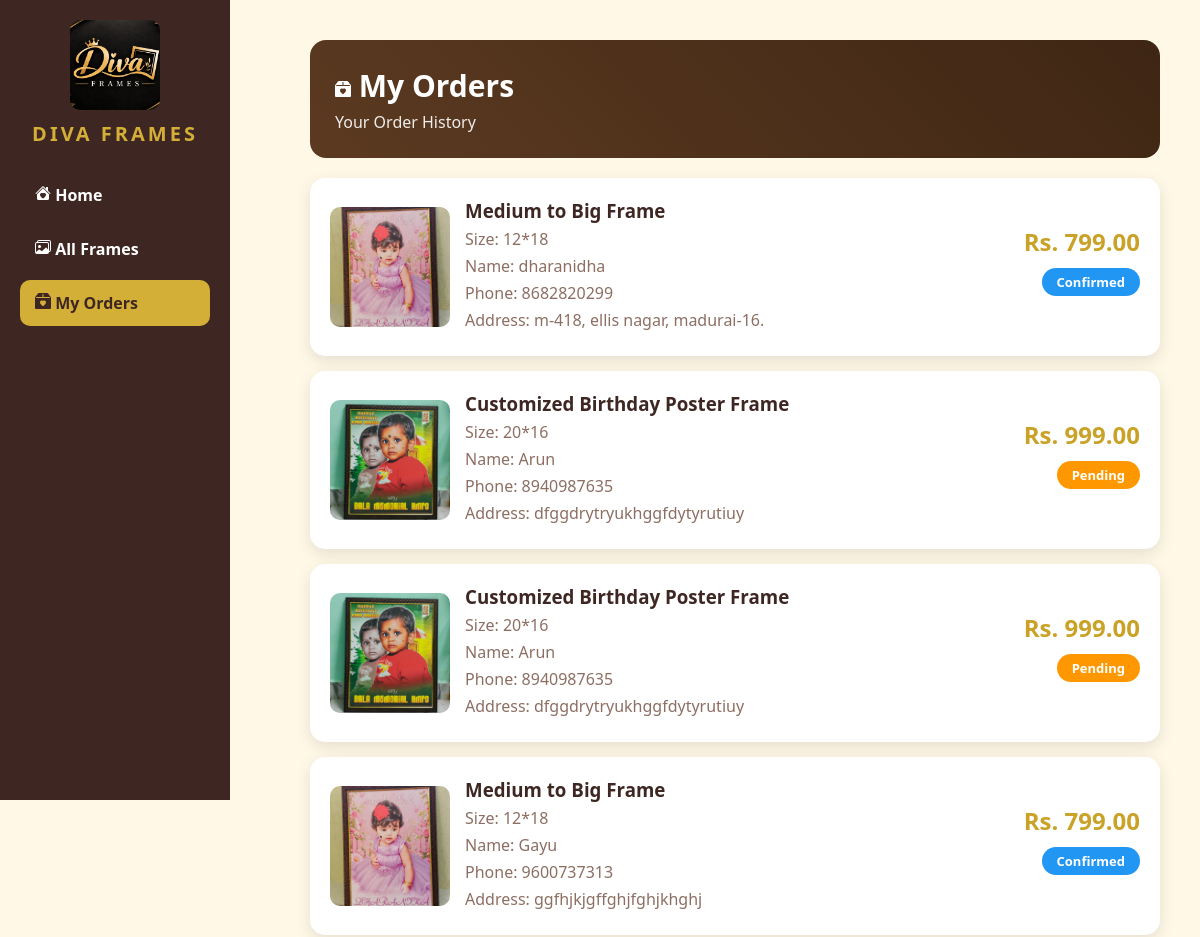
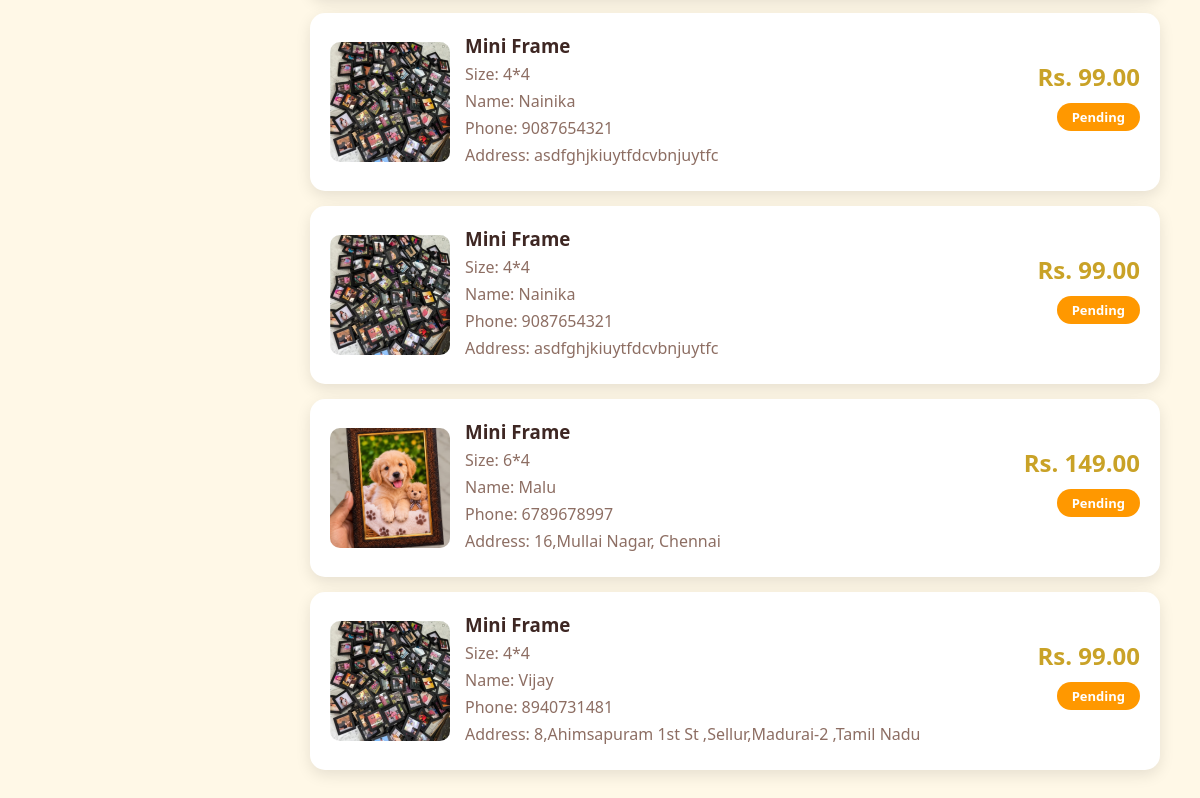
/orders/, run on an earlier commit of the app's database (2 pictures, top to bottom).
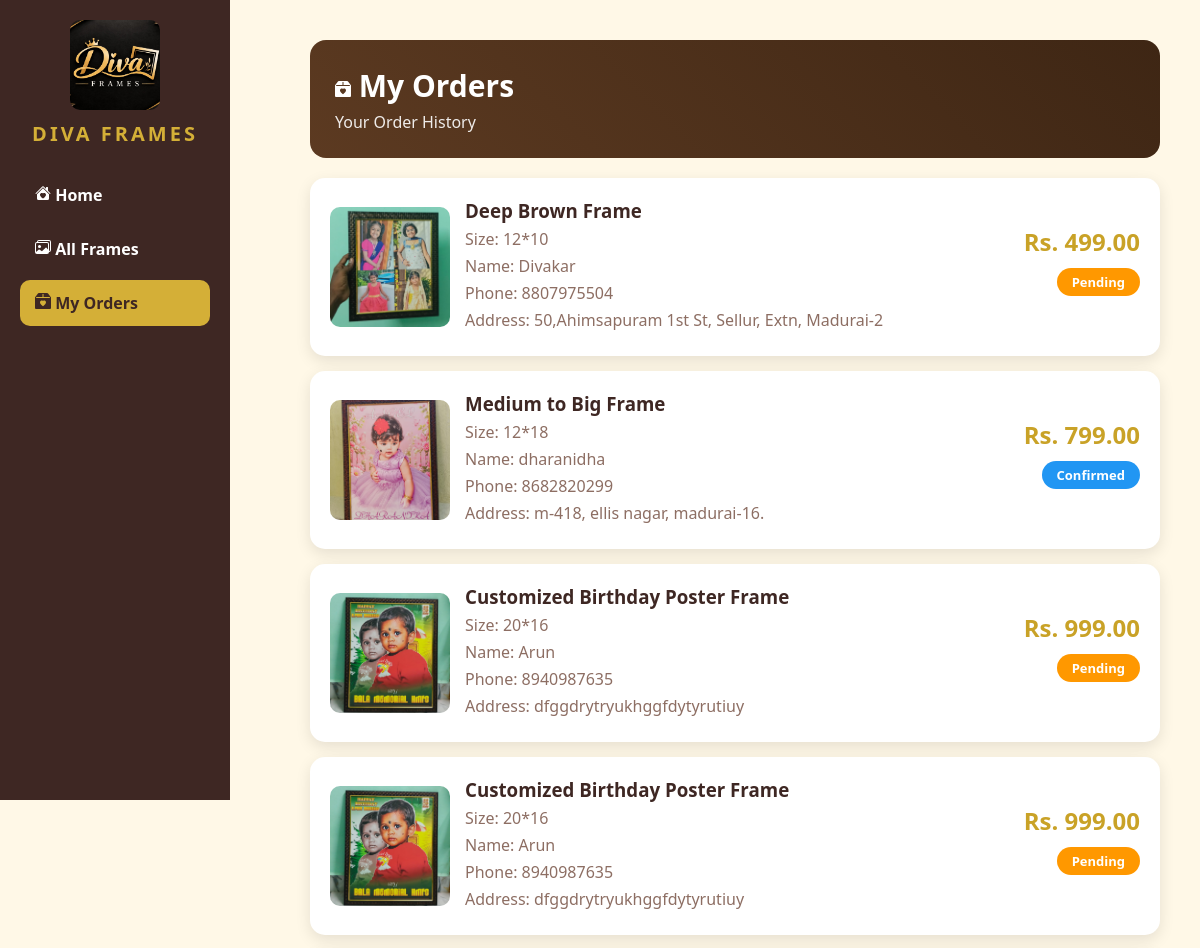
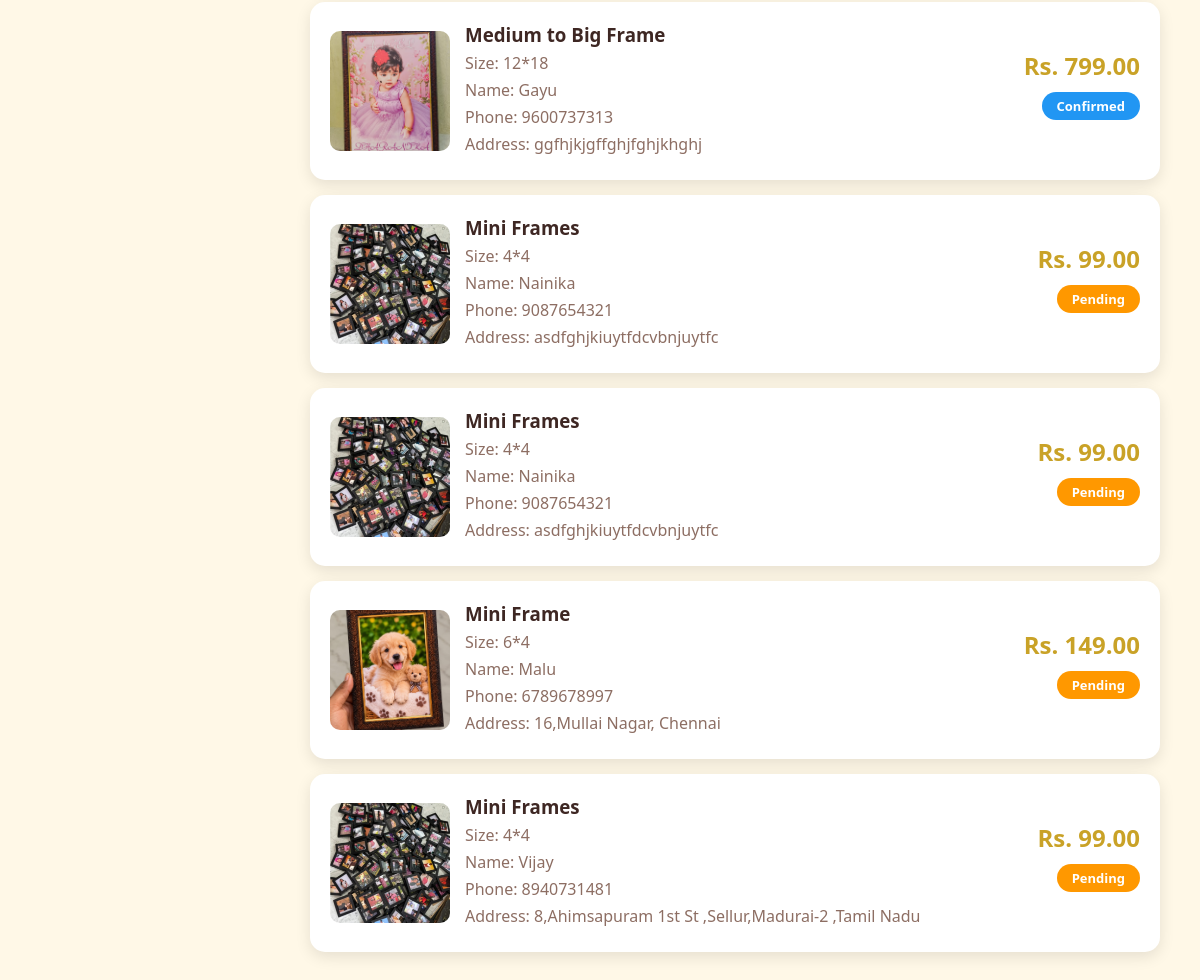
And on a later commit of the database (2 pictures, top to bottom).
### divapictures/models.py (models this page shows, shortened)
class Order(models.Model):
    STATUS_CHOICES = [
        ('Pending', 'Pending'),
        ('Confirmed', 'Confirmed'),
        ('Shipped', 'Shipped'),
        ('Delivered', 'Delivered'),
        ('Cancelled', 'Cancelled'),
    ]
    frame = models.ForeignKey(PhotoFrame, on_delete=models.CASCADE)
    customer_name = models.CharField(max_length=100)
    phone = models.CharField(max_length=15)
    address = models.TextField()
    photo = models.ImageField(upload_to='orders/', blank=True, null=True)
    quantity = models.IntegerField(default=1)
    status = models.CharField(max_length=20, choices=STATUS_CHOICES, default='Pending')
    ordered_at = models.DateTimeField(auto_now_add=True)

class PhotoFrame(models.Model):
    name = models.CharField(max_length=100)
    size = models.CharField(max_length=50)
    price = models.DecimalField(max_digits=10, decimal_places=2)
    stock = models.IntegerField(default=10)
    image = models.ImageField(upload_to='frames/')
    payment_link = models.URLField(blank=True, null=True, help_text="GPay / PhonePe Payment Link inga paste pannunga")

### divapictures/views.py (the view)
# urls.py: path('orders/', my_orders, name='my_orders'),
def my_orders(request):
    orders = Order.objects.all().order_by('-id')
    return render(request, 'orders.html', {'orders': orders})

### divapictures/templates/Orders.html (shortened to what this page needs)
{% load static %}
<!DOCTYPE html>
<html>
<head>
<link rel="stylesheet" href="{% static 'css/style.css' %}">
</head>
<body style="display:flex;">
<div class="sidebar">
  <img src="{% static 'images/logo.png' %}">
  <h2>DIVA FRAMES</h2>
  <a href="/"> Home</a>
  <a href="/"> All Frames</a>
  <a href="/orders/" style="background:#D4AF37; color:#3E2723;"> My Orders</a>
</div>
<div class="main">
  <div class="welcome">
    <h1> My Orders</h1>
    <p>Your Order History</p>
  </div>
  {% if orders %}
    {% for order in orders %}
      <div class="frame-card" style="width:100%; text-align:left; padding:20px; margin-bottom:15px;">
        <div style="display:flex; gap:15px; align-items:center;">
          <img src="{{ order.frame.image.url }}" style="width:120px; height:120px; object-fit:cover; border-radius:10px;">
          <div style="flex:1;">
            <h3 style="margin:0; color:#3E2723;">{{ order.frame.name }}</h3>
            <p style="margin:5px 0; color:#8D6E63;">Size: {{ order.frame.size }}</p>
            <p style="margin:5px 0; color:#8D6E63;">Name: {{ order.customer_name }}</p>
            <p style="margin:5px 0; color:#8D6E63;">Phone: {{ order.phone }}</p>
            <p style="margin:5px 0; color:#8D6E63;">Address: {{ order.address }}</p>
          </div>
          <div style="text-align:right;">
            <h2 style="color:#C9A227; margin:0;">Rs. {{ order.frame.price }}</h2>
            <p class="status-{{ order.status }}" style="color:white; padding:5px 15px; border-radius:20px; display:inline-block; margin-top:10px; font-weight:700;">
              {{ order.status }}
            </p>
          </div>
        </div>
      </div>
    {% endfor %}
  {% else %}
    <div style="text-align:center; padding:50px;">
      <h3 style="color:#8D6E63;">
      </h3>
      <a href="/"><button class="order-btn">Shop Now</button></a>
    </div>
  {% endif %}
</div>
</body>
</html>

### divapictures/static/css/style.css (style rules this page uses)
* { box-sizing: border-box; font-family: 'Segoe UI', sans-serif; }
body { background: #FFF8E7; margin: 0; padding: 20px; }
.frame-card { transition: transform 0.3s ease, box-shadow 0.3s ease; cursor: pointer; background: white; border-radius: 15px; overflow: hidden; box-shadow: 0 5px 15px rgba(0,0,0,0.1); }
body { display:flex; margin:0; }
.sidebar { width:230px; background:#3E2723; color:white; min-height:100vh; padding:20px; position:fixed; }
.sidebar img { width:90px; border-radius:10px; display:block; margin:0 auto 10px; }
.sidebar h2 { text-align:center; color:#D4AF37; font-size:20px; }
.sidebar a { display:block; color:white; text-decoration:none; padding:12px 15px; border-radius:10px; margin-bottom:8px; font-weight:600; }
.main { margin-left:270px; flex:1; padding:20px; }
.welcome { background:linear-gradient(45deg,#D4AF37,#B8962E); color:white; padding:25px; border-radius:16px; }
.sidebar { width:230px; background:#3E2723; color:white; min-height:100vh; padding:20px; position:fixed; left:0; top:0; }
.sidebar img { width:90px; height:90px; object-fit:cover; border-radius:10px; display:block; margin:0 auto 10px; }
.sidebar h2 { text-align:center; color:#D4AF37; font-size:20px; letter-spacing:3px; margin:0 0 25px; }
.welcome { background:linear-gradient(45deg,#5c3a21,#3E2614); !important color:white; padding:25px; border-radius:16px; margin-bottom:20px; }
.welcome h1 { margin:0; font-size:30px; }
.welcome p { margin:5px 0 0; opacity:0.9; }
.status-Pending { background:#FF9800; color:white; padding:5px 15px; border-radius:20px; font-size:13px; font-weight:700; }
.status-Confirmed { background:#2196F3; color:white; padding:5px 15px; border-radius:20px; font-size:13px; font-weight:700; }

What changed in the data, as far as the page shows it:
added Order: frame.image (picture), frame.name "Deep Brown Frame", frame.size "12*10", customer_name "Divakar", phone "8807975504", address "50,Ahimsapuram 1st St, Sellur, Extn, Madurai-2", frame.price "499.00", status "Pending"
changed through a linked row, Order (number 6 of 9 on the later page): frame.name "Mini Frame" → "Mini Frames"
changed through a linked row, Order (number 7 of 9 on the later page): frame.name "Mini Frame" → "Mini Frames"
changed through a linked row, Order "Vijay": frame.name "Mini Frame" → "Mini Frames"
